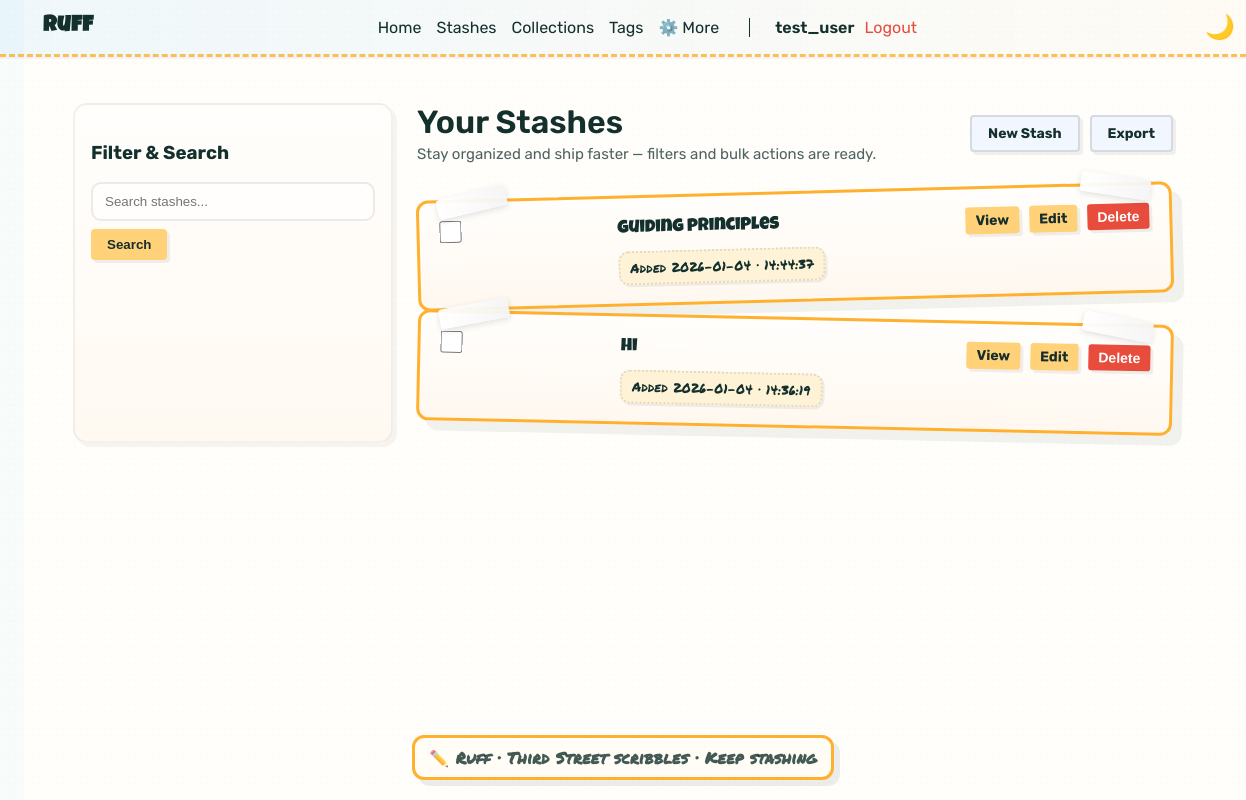
/stashes (signed in), run on the app's committed database.
### models.py (models this page shows, shortened)
class User(db.Model):
    __tablename__ = 'users'
    id = db.Column(db.Integer, primary_key=True)
    username = db.Column(db.String(80), nullable=False, unique=True, index=True)
    email = db.Column(db.String(120), nullable=False, unique=True, index=True)
    password_hash = db.Column(db.String(255), nullable=False)
    created_at = db.Column(db.DateTime, nullable=False, default=datetime.utcnow)
    updated_at = db.Column(db.DateTime, nullable=False, default=datetime.utcnow, onupdate=datetime.utcnow)
    stashes = db.relationship('Stash', backref='user', lazy=True, cascade='all, delete-orphan')
    collections = db.relationship('Collection', backref='user', lazy=True, cascade='all, delete-orphan')

class Stash(db.Model):
    __tablename__ = 'stashes'
    id = db.Column(db.String(36), primary_key=True, default=lambda: str(uuid4()))
    user_id = db.Column(db.Integer, db.ForeignKey('users.id'), nullable=False)
    text = db.Column(db.Text, nullable=False)
    preview = db.Column(db.String(100), nullable=False)
    created_at = db.Column(db.DateTime, nullable=False, default=datetime.utcnow)
    updated_at = db.Column(db.DateTime, nullable=False, default=datetime.utcnow, onupdate=datetime.utcnow)
    collection_id = db.Column(db.Integer, db.ForeignKey('collections.id'), nullable=True)
    def to_dict(self) -> dict:
        return {
            'id': self.id,
            'text': self.text,
            'preview': self.preview,
            'collection_id': self.collection_id,
            'collection_name': self.collection.name if self.collection else None,
            'tags': [tag.name for tag in self.tags.all()],
            'created_at': self.created_at.strftime('%Y-%m-%d %H:%M:%S'),
            'updated_at': self.updated_at.strftime('%Y-%m-%d %H:%M:%S'),
        }

### routes.py (the view, shortened to what this page needs)
@bp.route("/stashes")
@login_required
def view_stashes():
    try:
        collection_id = request.args.get('collection', type=int)
        tag_name = request.args.get('tag', type=str)
        search_query = request.args.get('search', type=str)
        query = Stash.query.filter_by(user_id=g.user.id)
        if collection_id:
            query = query.filter_by(collection_id=collection_id)
        if tag_name:
            query = query.join(Stash.tags).filter(Tag.name == tag_name.lower())
        stashes = query.order_by(Stash.created_at.desc()).all()
        collections = Collection.query.filter_by(user_id=g.user.id).all()
        tags = Tag.query.all()
        return render_template(
            "stashes.html",
            stashes=[s.to_dict() for s in stashes],
            collections=collections,
            tags=tags,
            current_collection=collection_id,
            current_tag=tag_name,
            search_query=search_query
        )
    except Exception as e:
        logger.error(f"Error loading stashes: {str(e)}")
        flash("An error occurred while loading stashes.", "error")
        return redirect(url_for("main.index"))

### app.py (called while the page is built)
def create_app(config_name: str = None) -> Flask:
    app = Flask(__name__)
    config = get_config(config_name)
    app.config.from_object(config)
    db.init_app(app)
    csrf.init_app(app)
    app.register_blueprint(bp)
    @app.before_request
    def add_request_id():
        req_id = request.headers.get("X-Request-ID") or str(uuid.uuid4())
        g.request_id = req_id
        request.environ["request_id"] = req_id
    @app.after_request
    def inject_request_id(response):
        if hasattr(g, "request_id"):
            response.headers["X-Request-ID"] = g.request_id
        return response
    setup_logging(app)
    register_error_handlers(app)
    logger = logging.getLogger(__name__)
    logger.info("Application initialized (migrations must be applied separately)")
    return app

### routes.py (called while the page is built)
def login_required(f):
    @wraps(f)
    def decorated_function(*args, **kwargs):
        if 'user_id' not in session:
            flash('You must be logged in to access this page.', 'warning')
            return redirect(url_for('main.login'))
        return f(*args, **kwargs)
    return decorated_function

@bp.before_request
def load_logged_in_user():
    user_id = session.get('user_id')
    if user_id is None:
        g.user = None
    else:
        g.user = User.query.get(user_id)

### templates/stashes.html (shortened to what this page needs)
{% extends "base.html" %}
{% block content %}
    <div class="stash-container">
        <aside class="stash-sidebar">
            <h3>Filter & Search</h3>
            <div class="filter-section">
                <form method="get" action="{{ url_for('main.view_stashes') }}" class="search-form">
                    <input type="text" name="search" placeholder="Search stashes..." value="{{ search_query or '' }}" class="form-control">
                    <button type="submit" class="btn-search">Search</button>
                </form>
            </div>
        </aside>
        <main class="stash-main">
            <div class="page-hero">
                <div class="page-hero-text">
                    <h1>Your Stashes</h1>
                    <p class="page-sub">Stay organized and ship faster — filters and bulk actions are ready.</p>
                </div>
                <div class="page-hero-actions">
                    <a class="btn btn-secondary" href="{{ url_for('main.index') }}">New Stash</a>
                    <a class="btn btn-secondary" href="{{ url_for('main.export_data') }}">Export</a>
                </div>
            </div>
            <ul class="stash-list">
                {% for stash in stashes %}
                    <li class="stash-item">
                        <div class="stash-card polaroid">
                            <div class="stash-checkbox">
                                <input type="checkbox" class="stash-select" data-stash-id="{{ stash.id }}" />
                            </div>
                            <div class="stash-info">
                                <div class="stash-header">
                                    <span class="stash-title">{{ stash.preview }}</span>
                                </div>
                                <div class="stash-meta">
                                    <span class="stash-date">Added {{ stash.created_at | replace(' ', ' · ', 1) }}</span>
                                </div>
                            </div>
                            <div class="stash-actions">
                                <a href="{{ url_for('main.view_stash', stash_id=stash.id) }}" class="action-button">View</a>
                                <a href="{{ url_for('main.edit_stash', stash_id=stash.id) }}" class="action-button">Edit</a>
                                <form action="{{ url_for('main.delete_stash', stash_id=stash.id) }}" method="POST" class="delete-form">
                                    <button type="submit" class="action-button delete-button">Delete</button>
                                </form>
                            </div>
                        </div>
                    </li>
                {% endfor %}
            </ul>
        </main>
    </div>
{% endblock %}

### templates/base.html (shortened to what this page needs)
<!DOCTYPE html>
<html lang="en">
<head>
    <link rel="stylesheet" href="{{ url_for('static', filename='styles.css') }}">
</head>
<body class="recess-theme">
    <nav class="navbar">
        <div class="navbar-container">
                        <div class="navbar-left">
                                <a href="{{ url_for('main.index') }}" class="navbar-brand">Ruff</a>
                        </div>
            <ul class="navbar-menu">
                {% if g.user %}
                    <li><a href="{{ url_for('main.index') }}" class="nav-link">Home</a></li>
                    <li><a href="{{ url_for('main.view_stashes') }}" class="nav-link">Stashes</a></li>
                    <li><a href="{{ url_for('main.view_collections') }}" class="nav-link">Collections</a></li>
                    <li><a href="{{ url_for('main.view_tags') }}" class="nav-link">Tags</a></li>
                    <li class="nav-dropdown">
                        <a href="#" class="nav-link dropdown-toggle">⚙️ More</a>
                    </li>
                    <li class="nav-user">
                        <span class="nav-username">{{ g.user.username }}</span>
                        <a href="{{ url_for('main.logout') }}" class="nav-link logout-link">Logout</a>
                    </li>
                {% else %}
                    <li><a href="{{ url_for('main.login') }}" class="nav-link">Login</a></li>
                    <li><a href="{{ url_for('main.signup') }}" class="nav-link">Sign Up</a></li>
                {% endif %}
            </ul>
            <button id="theme-toggle" class="theme-toggle">🌙</button>
        </div>
    </nav>
    <div class="container">
        {% block content %}{% endblock %}
    </div>
    <footer class="footer-doodle">
        <div class="footer-line">✏️ Ruff · Third Street scribbles · Keep stashing</div>
    </footer>
</body>
</html>

### data on the page
User: user.username "test_user"
Stash: preview "guiding principles", created_at "2026-01-04 · 14:44:37"
Stash: preview "hi", created_at "2026-01-04 · 14:36:19"
